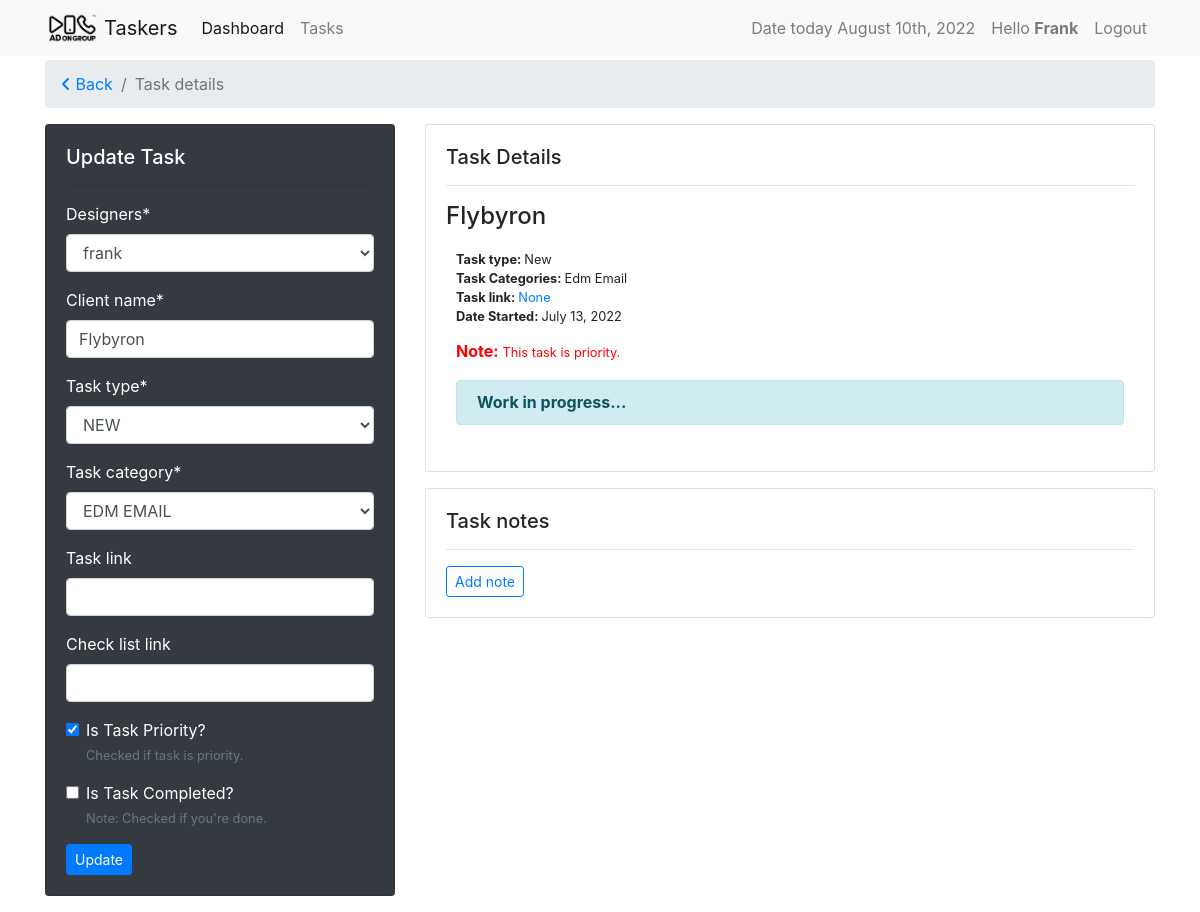
The app's page /tasks/flybyron-7e1e6512 (signed in) with its own data.
### tasks/models.py (models this page shows, shortened)
class Task(models.Model):
    slug = models.SlugField(unique=True, null=True, blank=True)
    user = models.ForeignKey(settings.AUTH_USER_MODEL,
                             on_delete=models.CASCADE, verbose_name='designers')
    task_type = models.ForeignKey(
        TaskType, on_delete=models.CASCADE, default=1)
    task_category = models.ForeignKey(
        TaskCategory, on_delete=models.CASCADE, default=1)
    name = models.CharField(max_length=120, verbose_name="Client name")
    paradise_link = models.URLField(
        blank=True, null=True, verbose_name="task link")
    check_list_link = models.URLField(
        max_length=120, verbose_name='check list link', blank=True, null=True)
    is_priority = models.BooleanField(
        default=False, verbose_name="Is Task Priority?", help_text="Checked if task is priority.")
    is_done = models.BooleanField(default=False, verbose_name="Is Task Completed?",
                                  help_text="Note: Checked if you're done.")
    created = models.DateTimeField(auto_now_add=True)
    updated = models.DateTimeField(auto_now=True)
    class Meta:
        ordering = ['-is_priority', 'is_done', '-updated', '-created']

class BaseTime(models.Model):
    created = models.DateTimeField(auto_now_add=True)
    updated = models.DateTimeField(auto_now=True)

class TaskType(BaseTime, models.Model):
    name = models.CharField(max_length=60)
    task_point = models.FloatField(default=0.0)
    def __str__(self):
        return self.name

class TaskCategory(BaseTime, models.Model):
    name = models.CharField(max_length=120, unique=True)
    task_point = models.FloatField(default=0.0)
    class Meta:
        verbose_name_plural = "Task Categories"
    def __str__(self):
        return self.name

### tasks/views.py (the view, shortened to what this page needs)
# urls.py: path('<slug>', views.TaskUpdateView.as_view(), name="taskdetail"),
class TaskUpdateView(View):
    form_class = AdminTaskForm
    template_name = 'task_detail_template.html'
    @method_decorator(login_required)
    def dispatch(self, *args, **kwargs):
        return super().dispatch(*args, **kwargs)
    def get(self, request, *args, **kwargs):
        task_slug = kwargs.get('slug')
        task = get_object_or_404(Task, slug=task_slug)
        remark_form = RemarksForm(request.POST or None)
        if request.user.is_superuser:
            form = AdminTaskForm(request.POST or None, instance=task)
        else:
            form = self.form_class(request.POST or None, instance=task)
        context = {'form': form, 'instance': task, 'remark_form': remark_form}
        return render(request, self.template_name, context)

### tasks/forms.py
class AdminTaskForm(forms.ModelForm):
    class Meta:
        model = Task
        fields = [
            'user',
            'name',
            'task_type',
            'task_category',
            'paradise_link',
            'check_list_link',
            'is_priority',
            'is_done',
        ]

class RemarksForm(forms.ModelForm):
    class Meta:
        model = TaskRemark
        fields = [
            'remarks',
        ]

### tasks/templates/task_detail_template.html (shortened to what this page needs)
{% extends 'base.html' %}
{% load crispy_forms_tags %}
{% block content %}
<nav aria-label="breadcrumb">
    <ol class="breadcrumb">
      <li class="breadcrumb-item"><a href="{{request.META.HTTP_REFERER}}"><i class="fa-solid fa-angle-left"></i> Back</a></li>
      <li class="breadcrumb-item active" aria-current="page">Task details</li>
    </ol>
</nav>
{% if instance.is_done %}
<div class="row">
    <div class="col-sm-6">
        <div class="card mb-3">
            <div class="card-body">
                <h5 class="card-title">Task Details
                    <!-- {% if instance.is_done %}
                    {% else %}
                        {% if perm.tasks_delete_task %}
                            <a href="{% url 'taskers:taskdelete' instance.slug %}" class="btn btn-outline-danger btn-sm float-right"><i class="fa-regular fa-trash-can"></i></a>
                        {% endif %}
                    {% endif %} -->
                </h5>
                <hr>
                <h4>{{ instance.name|title }}</h4>
                <div class="text-details">
                    <p class="card-text">
                        <small><strong>Task type: </strong>{{ instance.task_type|title }}</small> <br>
                        <small><strong>Task Categories: </strong>{{ instance.task_category|title }}</small> <br>
                        <small><strong>Paradise link: </strong><a href="{{ instance.paradise_link }}">{{ instance.paradise_link }}</a></small> <br>
                        <small><strong>Date Started: </strong>{{ instance.created|date }}</small> <br>
                    </p>
                    {% if instance.is_priority %}
                    <div class="priority">
                        <strong class="priority">Note: </strong><small>This task is priority.</small>
                    </div>
                    <br>
                    {% endif %}
                    {% if instance.is_done %}
                    <div class="alert alert-success" role="alert">
                        <strong>Task status: Completed.</strong><br>
                        <small>Completion date: {{ instance.updated|date }} | by {{ instance.user|title }}</small>
                    </div>
                    {% else %}
                    <div class="alert alert-info" role="alert">
                        <strong>Working in progress...</strong>
                    </div>
                    {% endif %}
                </div>
            </div>
        </div>
    </div>
    <div class="col-sm-6">
        <div class="card">
            <div class="card-body">
                <h5>Task notes</h5>
                <hr>
                {% for note in instance.taskremark_set.all %}
                    <div class="note">
                        {% if not note.remarks %}
                            <p>No notes here...</p>
                        {% else %}
                            <small><u>Posted by <a href="">{{ note.user|title }}</a></u></small>
                            <p>{{ note.remarks }}</p>
                            <small>Posted {{note.created|timesince}} ago</a></small> <br>
                        {% endif %}
                    </div>
                {% endfor %}
            </div>
        </div>
    </div>
</div>
{% else %}
<div class="row">
    <div class="col-sm-4">
        <div class="card text-white bg-dark mb-3">
            <div class="card-body">
                <h5>Update Task</h5>
                <hr>
                <form method="POST">
                    {{ form|crispy }}
                    <input class="btn btn-primary btn-sm" type="submit" value="Update">
                </form>
            </div>
        </div>
    </div>
    <div class="col-sm-8">
        <div class="card mb-3">
            <div class="card-body">
                <h5 class="card-title">Task Details
                </h5>
                <hr>
                <h4>{{ instance.name|title }}</h4>
                <div class="text-details">
                    <p class="card-text">
                        <small><strong>Task type: </strong>{{ instance.task_type|title }}</small> <br>
                        <small><strong>Task Categories: </strong>{{ instance.task_category|title }}</small> <br>
                        <small><strong>Task link: </strong><a href="{{ instance.paradise_link }}">{{ instance.paradise_link }}</a></small> <br>
                        <small><strong>Date Started: </strong>{{ instance.created|date }}</small> <br>
                    </p>
                    {% if instance.is_priority %}
                    <div class="priority">
                        <strong class="priority">Note: </strong><small>This task is priority.</small>
                    </div>
                    <br>
                    {% endif %}
                    {% if instance.is_done %}
                    <div class="alert alert-success" role="alert">
                        <strong>Task status: Completed.</strong><br>
                        <small>Completion date: {{ instance.updated|date }} | by {{ instance.user|title }}</small>
                    </div>
                    {% else %}
                    <div class="alert alert-info" role="alert">
                        <strong>Work in progress...</strong>
                    </div>
                    {% endif %}
                </div>
            </div>
        </div>
        <div class="card">
            <div class="card-body">
                <h5>Task notes</h5>
                <hr>
                {% if perms.tasks %}
                    {% if perms.tasks.add_taskremark %}
                        <button type="button" class="btn btn-outline-primary btn-sm" data-toggle="modal" data-target="#addNote">
                            Add note
                        </button>
                    {% endif %}
                {% endif %}
            </div>
        </div>
    </div>
</div>
{% endif %}
{% endblock %}

### templates/includes/header.html (shortened to what this page needs)
{% load static %}
{% load tz %}
<nav class="navbar navbar-expand-lg navbar-light bg-light">
    <div class="container">
        <a class="navbar-brand" href="{% url 'taskers:userview' %}">
            <img src="{% static 'img/AOG-logo_black.png' %}" width="auto" height="30" class="d-inline-block align-top" alt="">
            Taskers
        </a>
        <div class="collapse navbar-collapse" id="navbarSupportedContent">
        <ul class="navbar-nav mr-auto">
            <li class="nav-item active">
                <a class="nav-link" href="{% url 'dashboards:dashboard' %}">Dashboard</a>
            </li>
            <li class="nav-item">
                <a class="nav-link" href="{% url 'taskers:userview' %}">Tasks <span class="sr-only">(current)</span></a>
            </li>
        </ul>
        <ul class="navbar-nav float-left">
            <li class="nav-item">
                <a class="nav-link" href="#">
                    {% timezone  "Asia/Manila" %}
                        Date today {% now "F jS, Y" %}
                    {% endtimezone  %}
                </a>
            </li>
            <li class="nav-item">
                <a class="nav-link" href="#">Hello <strong>{{ request.user.get_username|title }}</strong></a>
            </li>
            {% if request.user.is_authenticated %}
            <li class="nav-item">
                <a class="nav-link" href="#" data-toggle="modal" data-target="#logoutModalCenter">Logout</a>
            </li>
            {% endif %}
        </ul>
        </div>
    </div>
</nav>

### tasks/static/style.css (style rules this page uses)
.text-details { padding: 10px; background-color: white; line-height: 1.2; }
.priority { color: red; }

### records on screen
Task: user "frank", name "Flybyron", task_type "NEW", task_category "EDM EMAIL", is_priority "☑", task_type "New", task_category "Edm Email", paradise_link "None", created "July 13, 2022"

### other values on screen
{{ request.user.get_username|title }} "Frank"
